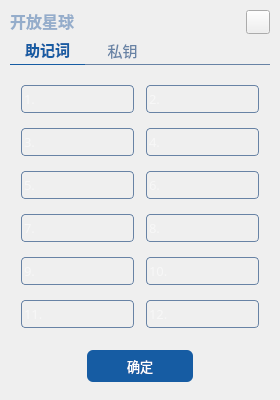
<?xml version="1.0" encoding="UTF-8"?>
<ui version="4.0">
 <class>RecoveryWidget</class>
 <widget class="QWidget" name="RecoveryWidget">
  <property name="geometry">
   <rect>
    <x>0</x>
    <y>0</y>
    <width>280</width>
    <height>400</height>
   </rect>
  </property>
  <property name="minimumSize">
   <size>
    <width>280</width>
    <height>400</height>
   </size>
  </property>
  <property name="maximumSize">
   <size>
    <width>280</width>
    <height>400</height>
   </size>
  </property>
  <property name="windowTitle">
   <string>RecoveryWidget</string>
  </property>
  <property name="styleSheet">
   <string notr="true"/>
  </property>
  <widget class="QPushButton" name="enterBtn">
   <property name="geometry">
    <rect>
     <x>87</x>
     <y>350</y>
     <width>106</width>
     <height>32</height>
    </rect>
   </property>
   <property name="minimumSize">
    <size>
     <width>106</width>
     <height>32</height>
    </size>
   </property>
   <property name="font">
    <font>
     <family>微软雅黑</family>
     <pointsize>10</pointsize>
    </font>
   </property>
   <property name="cursor">
    <cursorShape>PointingHandCursor</cursorShape>
   </property>
   <property name="styleSheet">
    <string notr="true">QPushButton#enterBtn
{
color: white;
background-color: #165ca3;
border: none;
border-radius: 6px;
}
QPushButton#enterBtn:hover
{
color: #163e70;
}</string>
   </property>
   <property name="text">
    <string>确定</string>
   </property>
  </widget>
  <widget class="QPushButton" name="closeBtn">
   <property name="geometry">
    <rect>
     <x>246</x>
     <y>10</y>
     <width>24</width>
     <height>24</height>
    </rect>
   </property>
   <property name="minimumSize">
    <size>
     <width>24</width>
     <height>24</height>
    </size>
   </property>
   <property name="maximumSize">
    <size>
     <width>24</width>
     <height>24</height>
    </size>
   </property>
   <property name="styleSheet">
    <string notr="true">QPushButton#closeBtn
{
border-image: url(:/Login/Resources/login/pclogin_title_close.png);
}
QPushButton#closeBtn:hover
{
	border-image: url(:/Login/Resources/login/title_close_hover.png);
}</string>
   </property>
   <property name="text">
    <string/>
   </property>
  </widget>
  <widget class="QWidget" name="tabWidget" native="true">
   <property name="geometry">
    <rect>
     <x>10</x>
     <y>35</y>
     <width>260</width>
     <height>30</height>
    </rect>
   </property>
   <property name="minimumSize">
    <size>
     <width>0</width>
     <height>30</height>
    </size>
   </property>
   <property name="maximumSize">
    <size>
     <width>16777215</width>
     <height>30</height>
    </size>
   </property>
   <property name="styleSheet">
    <string notr="true">QWidget#tabWidget
{
border: none;
border-bottom: 1px solid #6883a5;
}</string>
   </property>
   <layout class="QHBoxLayout" name="horizontalLayout">
    <property name="spacing">
     <number>0</number>
    </property>
    <property name="leftMargin">
     <number>0</number>
    </property>
    <property name="topMargin">
     <number>0</number>
    </property>
    <property name="rightMargin">
     <number>0</number>
    </property>
    <property name="bottomMargin">
     <number>0</number>
    </property>
    <item>
     <widget class="QPushButton" name="wordBtn">
      <property name="sizePolicy">
       <sizepolicy hsizetype="Minimum" vsizetype="Expanding">
        <horstretch>0</horstretch>
        <verstretch>0</verstretch>
       </sizepolicy>
      </property>
      <property name="minimumSize">
       <size>
        <width>75</width>
        <height>0</height>
       </size>
      </property>
      <property name="font">
       <font>
        <family>微软雅黑</family>
        <pointsize>11</pointsize>
       </font>
      </property>
      <property name="cursor">
       <cursorShape>PointingHandCursor</cursorShape>
      </property>
      <property name="styleSheet">
       <string notr="true">QPushButton#wordBtn
{
border:none;
color: #6883a5;
}
QPushButton#wordBtn:checked
{
color: #165ca3;
font-weight: bold;
border-bottom: 1px solid #165ca3;
}
</string>
      </property>
      <property name="text">
       <string>助记词</string>
      </property>
      <property name="checkable">
       <bool>true</bool>
      </property>
      <property name="checked">
       <bool>true</bool>
      </property>
      <property name="autoRepeat">
       <bool>false</bool>
      </property>
      <property name="autoExclusive">
       <bool>true</bool>
      </property>
     </widget>
    </item>
    <item>
     <widget class="QPushButton" name="privateKeyBtn">
      <property name="sizePolicy">
       <sizepolicy hsizetype="Minimum" vsizetype="Expanding">
        <horstretch>0</horstretch>
        <verstretch>0</verstretch>
       </sizepolicy>
      </property>
      <property name="minimumSize">
       <size>
        <width>75</width>
        <height>0</height>
       </size>
      </property>
      <property name="font">
       <font>
        <family>微软雅黑</family>
        <pointsize>11</pointsize>
       </font>
      </property>
      <property name="cursor">
       <cursorShape>PointingHandCursor</cursorShape>
      </property>
      <property name="styleSheet">
       <string notr="true">QPushButton#privateKeyBtn
{
border:none;
color: #6883a5;
}
QPushButton#privateKeyBtn:checked
{
color: #165ca3;
font-weight: bold;
border-bottom: 1px solid #165ca3;
}
</string>
      </property>
      <property name="text">
       <string>私钥</string>
      </property>
      <property name="checkable">
       <bool>true</bool>
      </property>
      <property name="autoRepeat">
       <bool>false</bool>
      </property>
      <property name="autoExclusive">
       <bool>true</bool>
      </property>
     </widget>
    </item>
    <item>
     <spacer name="horizontalSpacer">
      <property name="orientation">
       <enum>Qt::Horizontal</enum>
      </property>
      <property name="sizeHint" stdset="0">
       <size>
        <width>40</width>
        <height>20</height>
       </size>
      </property>
     </spacer>
    </item>
   </layout>
  </widget>
  <widget class="QLabel" name="label">
   <property name="geometry">
    <rect>
     <x>10</x>
     <y>10</y>
     <width>64</width>
     <height>22</height>
    </rect>
   </property>
   <property name="font">
    <font>
     <family>微软雅黑</family>
     <pointsize>12</pointsize>
     <weight>75</weight>
     <bold>true</bold>
    </font>
   </property>
   <property name="styleSheet">
    <string notr="true">QLabel#label
{
color: #95adcb;
}
</string>
   </property>
   <property name="text">
    <string>开放星球</string>
   </property>
  </widget>
  <widget class="QStackedWidget" name="stackedWidget">
   <property name="geometry">
    <rect>
     <x>15</x>
     <y>65</y>
     <width>250</width>
     <height>280</height>
    </rect>
   </property>
   <property name="minimumSize">
    <size>
     <width>250</width>
     <height>280</height>
    </size>
   </property>
   <property name="maximumSize">
    <size>
     <width>250</width>
     <height>280</height>
    </size>
   </property>
   <property name="font">
    <font>
     <family>微软雅黑</family>
     <pointsize>10</pointsize>
    </font>
   </property>
   <property name="styleSheet">
    <string notr="true">QStackedWidget
{
background-color: rgba(0,0,0,0);
}

QLineEdit
{
background-color: rgba(0,0,0,0);
color: white;
border: 1px solid #6883a5;
border-radius: 4px;
}
QLineEdit:focus
{
border-color: white;
}</string>
   </property>
   <property name="currentIndex">
    <number>0</number>
   </property>
   <widget class="QWidget" name="wordPage">
    <layout class="QVBoxLayout" name="verticalLayout">
     <property name="spacing">
      <number>4</number>
     </property>
     <property name="leftMargin">
      <number>6</number>
     </property>
     <property name="topMargin">
      <number>9</number>
     </property>
     <property name="rightMargin">
      <number>6</number>
     </property>
     <property name="bottomMargin">
      <number>0</number>
     </property>
     <item>
      <layout class="QHBoxLayout" name="horizontalLayout_2">
       <property name="spacing">
        <number>12</number>
       </property>
       <item>
        <widget class="QLineEdit" name="lineEdit_1">
         <property name="minimumSize">
          <size>
           <width>0</width>
           <height>28</height>
          </size>
         </property>
         <property name="font">
          <font>
           <family>微软雅黑</family>
           <pointsize>10</pointsize>
          </font>
         </property>
         <property name="contextMenuPolicy">
          <enum>Qt::NoContextMenu</enum>
         </property>
         <property name="placeholderText">
          <string>1.</string>
         </property>
        </widget>
       </item>
       <item>
        <widget class="QLineEdit" name="lineEdit_2">
         <property name="minimumSize">
          <size>
           <width>0</width>
           <height>28</height>
          </size>
         </property>
         <property name="font">
          <font>
           <family>微软雅黑</family>
           <pointsize>10</pointsize>
          </font>
         </property>
         <property name="contextMenuPolicy">
          <enum>Qt::NoContextMenu</enum>
         </property>
         <property name="placeholderText">
          <string>2.</string>
         </property>
        </widget>
       </item>
      </layout>
     </item>
     <item>
      <layout class="QHBoxLayout" name="horizontalLayout_3">
       <property name="spacing">
        <number>12</number>
       </property>
       <item>
        <widget class="QLineEdit" name="lineEdit_3">
         <property name="minimumSize">
          <size>
           <width>0</width>
           <height>28</height>
          </size>
         </property>
         <property name="font">
          <font>
           <family>微软雅黑</family>
           <pointsize>10</pointsize>
          </font>
         </property>
         <property name="contextMenuPolicy">
          <enum>Qt::NoContextMenu</enum>
         </property>
         <property name="placeholderText">
          <string>3.</string>
         </property>
        </widget>
       </item>
       <item>
        <widget class="QLineEdit" name="lineEdit_4">
         <property name="minimumSize">
          <size>
           <width>0</width>
           <height>28</height>
          </size>
         </property>
         <property name="font">
          <font>
           <family>微软雅黑</family>
           <pointsize>10</pointsize>
          </font>
         </property>
         <property name="contextMenuPolicy">
          <enum>Qt::NoContextMenu</enum>
         </property>
         <property name="placeholderText">
          <string>4.</string>
         </property>
        </widget>
       </item>
      </layout>
     </item>
     <item>
      <layout class="QHBoxLayout" name="horizontalLayout_4">
       <property name="spacing">
        <number>12</number>
       </property>
       <item>
        <widget class="QLineEdit" name="lineEdit_5">
         <property name="minimumSize">
          <size>
           <width>0</width>
           <height>28</height>
          </size>
         </property>
         <property name="font">
          <font>
           <family>微软雅黑</family>
           <pointsize>10</pointsize>
          </font>
         </property>
         <property name="contextMenuPolicy">
          <enum>Qt::NoContextMenu</enum>
         </property>
         <property name="placeholderText">
          <string>5.</string>
         </property>
        </widget>
       </item>
       <item>
        <widget class="QLineEdit" name="lineEdit_6">
         <property name="minimumSize">
          <size>
           <width>0</width>
           <height>28</height>
          </size>
         </property>
         <property name="font">
          <font>
           <family>微软雅黑</family>
           <pointsize>10</pointsize>
          </font>
         </property>
         <property name="contextMenuPolicy">
          <enum>Qt::NoContextMenu</enum>
         </property>
         <property name="placeholderText">
          <string>6.</string>
         </property>
        </widget>
       </item>
      </layout>
     </item>
     <item>
      <layout class="QHBoxLayout" name="horizontalLayout_5">
       <property name="spacing">
        <number>12</number>
       </property>
       <item>
        <widget class="QLineEdit" name="lineEdit_7">
         <property name="minimumSize">
          <size>
           <width>0</width>
           <height>28</height>
          </size>
         </property>
         <property name="font">
          <font>
           <family>微软雅黑</family>
           <pointsize>10</pointsize>
          </font>
         </property>
         <property name="contextMenuPolicy">
          <enum>Qt::NoContextMenu</enum>
         </property>
         <property name="placeholderText">
          <string>7.</string>
         </property>
        </widget>
       </item>
       <item>
        <widget class="QLineEdit" name="lineEdit_8">
         <property name="minimumSize">
          <size>
           <width>0</width>
           <height>28</height>
          </size>
         </property>
         <property name="font">
          <font>
           <family>微软雅黑</family>
           <pointsize>10</pointsize>
          </font>
         </property>
         <property name="contextMenuPolicy">
          <enum>Qt::NoContextMenu</enum>
         </property>
         <property name="placeholderText">
          <string>8.</string>
         </property>
        </widget>
       </item>
      </layout>
     </item>
     <item>
      <layout class="QHBoxLayout" name="horizontalLayout_6">
       <property name="spacing">
        <number>12</number>
       </property>
       <item>
        <widget class="QLineEdit" name="lineEdit_9">
         <property name="minimumSize">
          <size>
           <width>0</width>
           <height>28</height>
          </size>
         </property>
         <property name="font">
          <font>
           <family>微软雅黑</family>
           <pointsize>10</pointsize>
          </font>
         </property>
         <property name="contextMenuPolicy">
          <enum>Qt::NoContextMenu</enum>
         </property>
         <property name="placeholderText">
          <string>9.</string>
         </property>
        </widget>
       </item>
       <item>
        <widget class="QLineEdit" name="lineEdit_10">
         <property name="minimumSize">
          <size>
           <width>0</width>
           <height>28</height>
          </size>
         </property>
         <property name="font">
          <font>
           <family>微软雅黑</family>
           <pointsize>10</pointsize>
          </font>
         </property>
         <property name="contextMenuPolicy">
          <enum>Qt::NoContextMenu</enum>
         </property>
         <property name="placeholderText">
          <string>10.</string>
         </property>
        </widget>
       </item>
      </layout>
     </item>
     <item>
      <layout class="QHBoxLayout" name="horizontalLayout_7">
       <property name="spacing">
        <number>12</number>
       </property>
       <item>
        <widget class="QLineEdit" name="lineEdit_11">
         <property name="minimumSize">
          <size>
           <width>0</width>
           <height>28</height>
          </size>
         </property>
         <property name="font">
          <font>
           <family>微软雅黑</family>
           <pointsize>10</pointsize>
          </font>
         </property>
         <property name="contextMenuPolicy">
          <enum>Qt::NoContextMenu</enum>
         </property>
         <property name="placeholderText">
          <string>11.</string>
         </property>
        </widget>
       </item>
       <item>
        <widget class="QLineEdit" name="lineEdit_12">
         <property name="minimumSize">
          <size>
           <width>0</width>
           <height>28</height>
          </size>
         </property>
         <property name="font">
          <font>
           <family>微软雅黑</family>
           <pointsize>10</pointsize>
          </font>
         </property>
         <property name="contextMenuPolicy">
          <enum>Qt::NoContextMenu</enum>
         </property>
         <property name="placeholderText">
          <string>12.</string>
         </property>
        </widget>
       </item>
      </layout>
     </item>
    </layout>
   </widget>
   <widget class="QWidget" name="prikeyPage">
    <layout class="QVBoxLayout" name="verticalLayout_2">
     <property name="leftMargin">
      <number>12</number>
     </property>
     <property name="rightMargin">
      <number>12</number>
     </property>
     <item>
      <spacer name="verticalSpacer">
       <property name="orientation">
        <enum>Qt::Vertical</enum>
       </property>
       <property name="sizeHint" stdset="0">
        <size>
         <width>20</width>
         <height>40</height>
        </size>
       </property>
      </spacer>
     </item>
     <item>
      <widget class="QLabel" name="label_2">
       <property name="font">
        <font>
         <family>微软雅黑</family>
         <pointsize>11</pointsize>
        </font>
       </property>
       <property name="styleSheet">
        <string notr="true">QLabel#label_2
{
color: #6883a5;
}</string>
       </property>
       <property name="text">
        <string>请输入私钥：</string>
       </property>
      </widget>
     </item>
     <item>
      <widget class="QPlainTextEdit" name="prikeyEdit">
       <property name="minimumSize">
        <size>
         <width>0</width>
         <height>0</height>
        </size>
       </property>
       <property name="maximumSize">
        <size>
         <width>16777215</width>
         <height>72</height>
        </size>
       </property>
       <property name="font">
        <font>
         <family>微软雅黑</family>
         <pointsize>11</pointsize>
        </font>
       </property>
       <property name="contextMenuPolicy">
        <enum>Qt::NoContextMenu</enum>
       </property>
       <property name="styleSheet">
        <string notr="true">QPlainTextEdit
{
background-color: rgba(0,0,0,0);
color: white;
border: 1px solid #6883a5;
border-radius: 4px;
}
QPlainTextEdit:focus
{
border-color: white;
}</string>
       </property>
       <property name="plainText">
        <string/>
       </property>
      </widget>
     </item>
     <item>
      <spacer name="verticalSpacer_2">
       <property name="orientation">
        <enum>Qt::Vertical</enum>
       </property>
       <property name="sizeHint" stdset="0">
        <size>
         <width>20</width>
         <height>40</height>
        </size>
       </property>
      </spacer>
     </item>
    </layout>
   </widget>
  </widget>
  <widget class="QLabel" name="backLabel">
   <property name="geometry">
    <rect>
     <x>0</x>
     <y>0</y>
     <width>280</width>
     <height>400</height>
    </rect>
   </property>
   <property name="styleSheet">
    <string notr="true">QLabel#backLabel
{
border-image: url(:/ewallet/Resources/ewallet/walletBack.png);
border-radius: 15px;
}</string>
   </property>
   <property name="text">
    <string/>
   </property>
  </widget>
  <zorder>backLabel</zorder>
  <zorder>enterBtn</zorder>
  <zorder>closeBtn</zorder>
  <zorder>tabWidget</zorder>
  <zorder>label</zorder>
  <zorder>stackedWidget</zorder>
 </widget>
 <layoutdefault spacing="6" margin="11"/>
 <resources>
  <include location="../OpenPlanet/openplanet.qrc"/>
 </resources>
 <connections/>
</ui>
